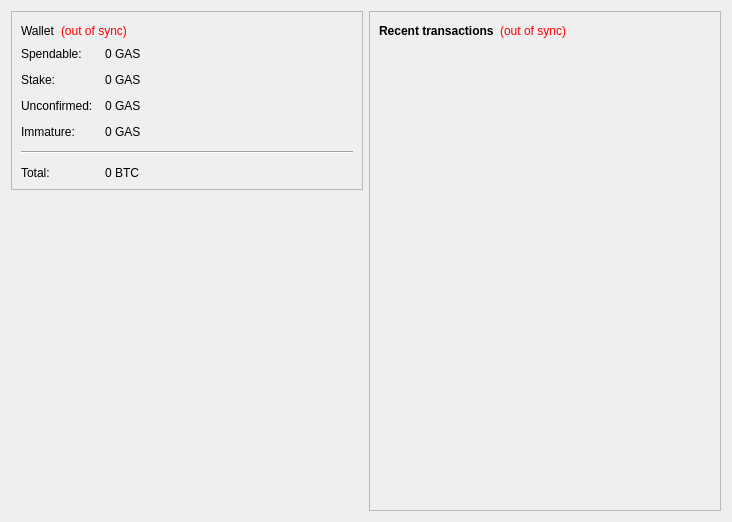
<?xml version="1.0" encoding="UTF-8"?>
<ui version="4.0">
 <class>OverviewPage</class>
 <widget class="QWidget" name="OverviewPage">
  <property name="geometry">
   <rect>
    <x>0</x>
    <y>0</y>
    <width>732</width>
    <height>522</height>
   </rect>
  </property>
  <property name="windowTitle">
   <string>Form</string>
  </property>
  <property name="styleSheet">
   <string notr="true">QProgressBar {
        background-color: #333333;
        border-radius: 6px;
        text-align: center;
        color: white;
}

QProgressBar::chunk {
        background: QLinearGradient(x1: 0, y1: 0, x2: 1, y2: 0, stop: 0 #e86941, stop: 1 #e8694f);
        border-radius: 6px; margin: 0px;
}

QScrollArea {
        border-radius: 6px;
        border-width: 0;
        border-style: none;
        padding: 8px;
        background-color: #111;
        color: white;
}

QSpinBox {
        border-radius: 4px;
        border-width: 0;
        border-style: none;
        padding: 8px;
        background-color: #111;
        color: white;
}

QVBoxLayout {
        border-radius: 6px;
        border-width: 0;
        border-style: none;
        padding: 8px;
        background-color: #111;
        color: white;
}

QDialog, QMainWindow, QFrame {
	color: white;
	background-color: #111;
	border: none;
}

QMenu {
	background-color: #111; color: white;
}

QLabel {
	background-color: transparent;
}

QCheckBox {
    color: white;
}

QFrame#central { background-color: #333333; border: none }
QFrame#frame, QFrame#frame_2, QFrame#frame_3 {
	background-color: #111;
	border-style: plain;
	border-width: 20px;
	border-radius: 20px;
	border-color: #111;
	min-width: 10em;
	padding: 6px;
}
QLabel[openExternalLinks=true], QHeaderView { color: #aaaaaa }
QLabel[openExternalLinks=false] { color: white; font-weight: normal }
QPushButton, QToolButton {
	border: 4px solid #111;
	border-radius: 12px;
	background-color: #111;
	color: white;
	padding: 6px;
	margin: 6px;
}
QPushButton:pressed, QToolButton:checked {
	color: #e86941;
}
QPushButton:pressed, QToolButton:pressed {
	border-color: #e86941;
	color: #aaaaaa;
}
QPushButton:disabled, QToolButton:disabled {
	color: #444;
	background-color: #222;
}


#scrollAreaWidgetContents QToolButton {
	border-radius: 8px;
	border-width: 0px;
}

/* the background-color is overridden to transparent for mac os x 
   due to the entire toolbar area not being drawable in a regular
   QMainWindow
*/
QToolBar { background: #333333; border: 0px solid black; padding: 3px; }

QToolBar::handle { image: url(handle.png); }
QStatusBar { background: #333333; }
QMenuBar { background: #333333; }
QMenuBar::item { background: #333333; color: white; }

#scrollAreaWidgetContents { background: #222 }
#scrollAreaWidgetContents &gt; QFrame { background-color: #222; border-width: 0px; border-style: none; }

QLineEdit {
	border-radius: 6px;
	border-width: 2px;
	border-color: #222;
	padding: 8px;
	background-color: #111;
	color: white;
}

QComboBox {
	border-radius: 6px;
	border-width: 0;
	border-style: none;
	padding: 8px;
	background-color: #111;
	color: white;
}

QComboBox::drop-down {
	border-width: 0;
	border-style: none;
	background-color: #111;
	color: white;
}

QTableView {
	background: #111;
	color: white;
	border-style: none;
	selection-background-color: #aaaaaa;
    alternate-background-color: #222;
	selection-color: #111;
	border: 0px solid black;
}

QHeaderView { color: #aaaaaa; background-color: #111; background-image: none; }
QHeaderView::section { color: #aaaaaa; background-color: #222; }
QHeaderView::section:checked { background-color: #111; }

QTabWidget {
	background: #111;
}

 QTabWidget::pane {
     border-top: 2px solid #111;
     border: 4px solid #111;
     border-bottom-left-radius: 8px;
     border-bottom-right-radius: 8px;
     border-top-right-radius: 8px;
	background: #111;
 }

 QTabWidget::tab-bar {
     left: 5px; /* move to the right by 5px */
 }

 /* Style the tab using the tab sub-control. Note that
     it reads QTabBar _not_ QTabWidget */
 QTabBar::tab {
     background: #111;
     border: 4px solid #222;
     border-bottom-color: #111; /* same as the pane color */
     border-top-left-radius: 4px;
     border-top-right-radius: 4px;
     min-width: 8ex;
     padding: 4px;
     color: #888;
 }

 QTabBar::tab:selected, QTabBar::tab:hover {
     color: #aaaaaa
 }

 QTabBar::tab:selected {
     border-color: #111; /* same as pane color */
     border-top-color: #aaaaaa;
 }

 QTabBar::tab:!selected {
     margin-top: 2px; /* make non-selected tabs look smaller */
 }

 /* make use of negative margins for overlapping tabs */
 QTabBar::tab:selected {
     /* expand/overlap to the left and right by 4px */
     margin-left: -4px;
     margin-right: -4px;
 }

 QTabBar::tab:first:selected {
     margin-left: 0; /* the first selected tab has nothing to overlap with on the left */
 }

 QTabBar::tab:last:selected {
     margin-right: 0; /* the last selected tab has nothing to overlap with on the right */
 }

 QTabBar::tab:only-one {
     margin: 0; /* if there is only one tab, we don't want overlapping margins */
 }


</string>
  </property>
  <layout class="QHBoxLayout" name="horizontalLayout" stretch="0,0">
   <item>
    <layout class="QVBoxLayout" name="verticalLayout_2">
     <item>
      <widget class="QFrame" name="frame">
       <property name="frameShape">
        <enum>QFrame::StyledPanel</enum>
       </property>
       <property name="frameShadow">
        <enum>QFrame::Raised</enum>
       </property>
       <layout class="QVBoxLayout" name="verticalLayout_4">
        <item>
         <layout class="QHBoxLayout" name="horizontalLayout_4">
          <item>
           <widget class="QLabel" name="label_5">
            <property name="font">
             <font>
              <weight>50</weight>
              <bold>false</bold>
             </font>
            </property>
            <property name="text">
             <string>Wallet</string>
            </property>
           </widget>
          </item>
          <item>
           <widget class="QLabel" name="labelWalletStatus">
            <property name="toolTip">
             <string>The displayed information may be out of date. Your wallet automatically synchronizes with the Gascoin network after a connection is established, but this process has not completed yet.</string>
            </property>
            <property name="styleSheet">
             <string notr="true">QLabel { color: red; }</string>
            </property>
            <property name="text">
             <string notr="true">(out of sync)</string>
            </property>
            <property name="alignment">
             <set>Qt::AlignLeading|Qt::AlignLeft|Qt::AlignVCenter</set>
            </property>
           </widget>
          </item>
          <item>
           <spacer name="horizontalSpacer_2">
            <property name="orientation">
             <enum>Qt::Horizontal</enum>
            </property>
            <property name="sizeHint" stdset="0">
             <size>
              <width>40</width>
              <height>20</height>
             </size>
            </property>
           </spacer>
          </item>
         </layout>
        </item>
        <item>
         <layout class="QFormLayout" name="formLayout_2">
          <property name="fieldGrowthPolicy">
           <enum>QFormLayout::AllNonFixedFieldsGrow</enum>
          </property>
          <property name="horizontalSpacing">
           <number>12</number>
          </property>
          <property name="verticalSpacing">
           <number>12</number>
          </property>
          <item row="0" column="0">
           <widget class="QLabel" name="label">
            <property name="text">
             <string>Spendable:</string>
            </property>
           </widget>
          </item>
          <item row="0" column="1">
           <widget class="QLabel" name="labelBalance">
            <property name="font">
             <font>
              <weight>50</weight>
              <bold>false</bold>
             </font>
            </property>
            <property name="cursor">
             <cursorShape>IBeamCursor</cursorShape>
            </property>
            <property name="toolTip">
             <string>Your current spendable balance</string>
            </property>
            <property name="text">
             <string notr="true">0 GAS</string>
            </property>
            <property name="textInteractionFlags">
             <set>Qt::LinksAccessibleByMouse|Qt::TextSelectableByKeyboard|Qt::TextSelectableByMouse</set>
            </property>
           </widget>
          </item>
          <item row="1" column="0">
           <widget class="QLabel" name="label_6">
            <property name="text">
             <string>Stake:</string>
            </property>
           </widget>
          </item>
          <item row="1" column="1">
           <widget class="QLabel" name="labelStake">
            <property name="font">
             <font>
              <weight>50</weight>
              <bold>false</bold>
             </font>
            </property>
            <property name="cursor">
             <cursorShape>IBeamCursor</cursorShape>
            </property>
            <property name="toolTip">
             <string>Total of coins that was staked, and do not yet count toward the current balance</string>
            </property>
            <property name="text">
             <string notr="true">0 GAS</string>
            </property>
            <property name="textInteractionFlags">
             <set>Qt::LinksAccessibleByMouse|Qt::TextSelectableByKeyboard|Qt::TextSelectableByMouse</set>
            </property>
           </widget>
          </item>
          <item row="2" column="0">
           <widget class="QLabel" name="label_3">
            <property name="text">
             <string>Unconfirmed:</string>
            </property>
           </widget>
          </item>
          <item row="2" column="1">
           <widget class="QLabel" name="labelUnconfirmed">
            <property name="font">
             <font>
              <weight>50</weight>
              <bold>false</bold>
             </font>
            </property>
            <property name="cursor">
             <cursorShape>IBeamCursor</cursorShape>
            </property>
            <property name="toolTip">
             <string>Total of transactions that have yet to be confirmed, and do not yet count toward the current balance</string>
            </property>
            <property name="text">
             <string notr="true">0 GAS</string>
            </property>
            <property name="textInteractionFlags">
             <set>Qt::LinksAccessibleByMouse|Qt::TextSelectableByKeyboard|Qt::TextSelectableByMouse</set>
            </property>
           </widget>
          </item>
          <item row="3" column="0">
           <widget class="QLabel" name="labelImmatureText">
            <property name="text">
             <string>Immature:</string>
            </property>
           </widget>
          </item>
          <item row="3" column="1">
           <widget class="QLabel" name="labelImmature">
            <property name="font">
             <font>
              <weight>50</weight>
              <bold>false</bold>
             </font>
            </property>
            <property name="toolTip">
             <string>Mined balance that has not yet matured</string>
            </property>
            <property name="text">
             <string notr="true">0 GAS</string>
            </property>
            <property name="textInteractionFlags">
             <set>Qt::LinksAccessibleByMouse|Qt::TextSelectableByKeyboard|Qt::TextSelectableByMouse</set>
            </property>
           </widget>
          </item>
          <item row="4" column="0" colspan="2">
           <widget class="Line" name="line">
            <property name="orientation">
             <enum>Qt::Horizontal</enum>
            </property>
           </widget>
          </item>
          <item row="5" column="0">
           <widget class="QLabel" name="labelTotalText">
            <property name="text">
             <string>Total:</string>
            </property>
           </widget>
          </item>
          <item row="5" column="1">
           <widget class="QLabel" name="labelTotal">
            <property name="font">
             <font>
              <weight>50</weight>
              <bold>false</bold>
             </font>
            </property>
            <property name="cursor">
             <cursorShape>IBeamCursor</cursorShape>
            </property>
            <property name="toolTip">
             <string>Your current total balance</string>
            </property>
            <property name="text">
             <string notr="true">0 BTC</string>
            </property>
            <property name="textInteractionFlags">
             <set>Qt::LinksAccessibleByMouse|Qt::TextSelectableByKeyboard|Qt::TextSelectableByMouse</set>
            </property>
           </widget>
          </item>
         </layout>
        </item>
       </layout>
      </widget>
     </item>
     <item>
      <spacer name="verticalSpacer_4">
       <property name="orientation">
        <enum>Qt::Vertical</enum>
       </property>
       <property name="sizeHint" stdset="0">
        <size>
         <width>20</width>
         <height>40</height>
        </size>
       </property>
      </spacer>
     </item>
     <item>
      <widget class="QLabel" name="label_2">
       <property name="styleSheet">
        <string notr="true">QProgressBar {
        background-color: #333333;
        border-radius: 6px;
        text-align: center;
        color: white;
}

QProgressBar::chunk {
        background: QLinearGradient(x1: 0, y1: 0, x2: 1, y2: 0, stop: 0 #e86941, stop: 1 #e8694f);
        border-radius: 6px; margin: 0px;
}

QScrollArea {
        border-radius: 6px;
        border-width: 0;
        border-style: none;
        padding: 8px;
        background-color: #111;
        color: white;
}

QSpinBox {
        border-radius: 4px;
        border-width: 0;
        border-style: none;
        padding: 8px;
        background-color: #111;
        color: white;
}

QCheckBox {
        border-radius: 4px;
        border-width: 0;
        border-style: none;
        padding: 8px;
        background-color: #111;
        color: white;
}
QVBoxLayout {
        border-radius: 6px;
        border-width: 0;
        border-style: none;
        padding: 8px;
        background-color: #111;
        color: white;
}

QDialog, QMainWindow, QFrame {
	color: white;
	background-color: #333333;
	border: none;
}

QMenu {
	background-color: #333333; color: white;
}

QLabel {
	background-color: transparent;
}

QCheckBox {
    color: white;
}

QFrame#central { background-color: #333333; border: none }
QFrame#frame, QFrame#frame_2, QFrame#frame_3 {
	background-color: #333333;
	border-style: plain;
	border-width: 20px;
	border-radius: 20px;
	border-color: #111;
	min-width: 10em;
	padding: 6px;
}
QLabel[openExternalLinks=true], QHeaderView { color: #aaaaaa }
QLabel[openExternalLinks=false] { color: white; font-weight: normal }
QPushButton, QToolButton {
	border: 4px solid #111;
	border-radius: 12px;
	background-color: #111;
	color: white;
	padding: 6px;
	margin: 6px;
}
QPushButton:pressed, QToolButton:checked {
	color: #e86941;
}
QPushButton:pressed, QToolButton:pressed {
	border-color: #e86941;
	color: #aaaaaa;
}
QPushButton:disabled, QToolButton:disabled {
	color: #444;
	background-color: #222;
}


#scrollAreaWidgetContents QToolButton {
	border-radius: 8px;
	border-width: 0px;
}

/* the background-color is overridden to transparent for mac os x 
   due to the entire toolbar area not being drawable in a regular
   QMainWindow
*/
QToolBar { background: #333333; border: 0px solid black; padding: 3px; }

QToolBar::handle { image: url(handle.png); }
QStatusBar { background: #333333; }
QMenuBar { background: #333333; }
QMenuBar::item { background: #333333; color: white; }

#scrollAreaWidgetContents { background: #222 }
#scrollAreaWidgetContents &gt; QFrame { background-color: #222; border-width: 0px; border-style: none; }

QLineEdit {
	border-radius: 6px;
	border-width: 2px;
	border-color: #222;
	padding: 8px;
	background-color: #111;
	color: white;
}

QComboBox {
	border-radius: 6px;
	border-width: 0;
	border-style: none;
	padding: 8px;
	background-color: #111;
	color: white;
}

QComboBox::drop-down {
	border-width: 0;
	border-style: none;
	background-color: #111;
	color: white;
}

QTableView {
	background: #111;
	color: white;
	border-style: none;
	selection-background-color: #aaaaaa;
    alternate-background-color: #222;
	selection-color: #111;
	border: 0px solid black;
}

QHeaderView { color: #aaaaaa; background-color: #111; background-image: none; }
QHeaderView::section { color: #aaaaaa; background-color: #222; }
QHeaderView::section:checked { background-color: #111; }

QTabWidget {
	background: #111;
}

 QTabWidget::pane {
     border-top: 2px solid #111;
     border: 4px solid #111;
     border-bottom-left-radius: 8px;
     border-bottom-right-radius: 8px;
     border-top-right-radius: 8px;
	background: #111;
 }

 QTabWidget::tab-bar {
     left: 5px; /* move to the right by 5px */
 }

 /* Style the tab using the tab sub-control. Note that
     it reads QTabBar _not_ QTabWidget */
 QTabBar::tab {
     background: #111;
     border: 4px solid #222;
     border-bottom-color: #111; /* same as the pane color */
     border-top-left-radius: 4px;
     border-top-right-radius: 4px;
     min-width: 8ex;
     padding: 4px;
     color: #888;
 }

 QTabBar::tab:selected, QTabBar::tab:hover {
     color: #aaaaaa
 }

 QTabBar::tab:selected {
     border-color: #111; /* same as pane color */
     border-top-color: #aaaaaa;
 }

 QTabBar::tab:!selected {
     margin-top: 2px; /* make non-selected tabs look smaller */
 }

 /* make use of negative margins for overlapping tabs */
 QTabBar::tab:selected {
     /* expand/overlap to the left and right by 4px */
     margin-left: -4px;
     margin-right: -4px;
 }

 QTabBar::tab:first:selected {
     margin-left: 0; /* the first selected tab has nothing to overlap with on the left */
 }

 QTabBar::tab:last:selected {
     margin-right: 0; /* the last selected tab has nothing to overlap with on the right */
 }

 QTabBar::tab:only-one {
     margin: 0; /* if there is only one tab, we don't want overlapping margins */
 }


</string>
       </property>
       <property name="text">
        <string/>
       </property>
       <property name="pixmap">
        <pixmap resource="../bitcoin.qrc">:/images/Gascoinoverv</pixmap>
       </property>
       <property name="alignment">
        <set>Qt::AlignCenter</set>
       </property>
       <property name="openExternalLinks">
        <bool>false</bool>
       </property>
      </widget>
     </item>
     <item>
      <spacer name="verticalSpacer">
       <property name="orientation">
        <enum>Qt::Vertical</enum>
       </property>
       <property name="sizeHint" stdset="0">
        <size>
         <width>20</width>
         <height>40</height>
        </size>
       </property>
      </spacer>
     </item>
    </layout>
   </item>
   <item>
    <layout class="QVBoxLayout" name="verticalLayout_3">
     <item>
      <widget class="QFrame" name="frame_2">
       <property name="frameShape">
        <enum>QFrame::StyledPanel</enum>
       </property>
       <property name="frameShadow">
        <enum>QFrame::Raised</enum>
       </property>
       <layout class="QVBoxLayout" name="verticalLayout">
        <item>
         <layout class="QHBoxLayout" name="horizontalLayout_2">
          <item>
           <widget class="QLabel" name="label_4">
            <property name="text">
             <string>&lt;b&gt;Recent transactions&lt;/b&gt;</string>
            </property>
           </widget>
          </item>
          <item>
           <widget class="QLabel" name="labelTransactionsStatus">
            <property name="toolTip">
             <string>The displayed information may be out of date. Your wallet automatically synchronizes with the Gascoin network after a connection is established, but this process has not completed yet.</string>
            </property>
            <property name="styleSheet">
             <string notr="true">QLabel { color: red; }</string>
            </property>
            <property name="text">
             <string notr="true">(out of sync)</string>
            </property>
            <property name="alignment">
             <set>Qt::AlignRight|Qt::AlignTrailing|Qt::AlignVCenter</set>
            </property>
           </widget>
          </item>
          <item>
           <spacer name="horizontalSpacer">
            <property name="orientation">
             <enum>Qt::Horizontal</enum>
            </property>
            <property name="sizeHint" stdset="0">
             <size>
              <width>40</width>
              <height>20</height>
             </size>
            </property>
           </spacer>
          </item>
         </layout>
        </item>
        <item>
         <widget class="QListView" name="listTransactions">
          <property name="styleSheet">
           <string notr="true">QListView { background: transparent; }</string>
          </property>
          <property name="frameShape">
           <enum>QFrame::NoFrame</enum>
          </property>
          <property name="verticalScrollBarPolicy">
           <enum>Qt::ScrollBarAlwaysOff</enum>
          </property>
          <property name="horizontalScrollBarPolicy">
           <enum>Qt::ScrollBarAlwaysOff</enum>
          </property>
          <property name="selectionMode">
           <enum>QAbstractItemView::NoSelection</enum>
          </property>
         </widget>
        </item>
       </layout>
      </widget>
     </item>
    </layout>
   </item>
  </layout>
 </widget>
 <resources>
  <include location="../bitcoin.qrc"/>
 </resources>
 <connections/>
</ui>
